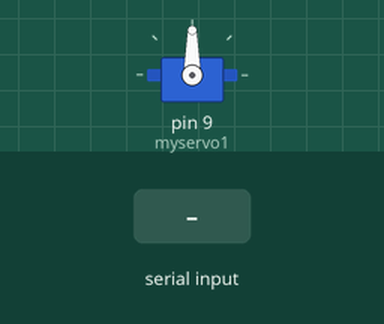
Simulated run of this sketch. Board: Arduino Uno, built with avr-gcc and run on an emulated ATmega328P. Parts: servo. Inputs (shaded band) come from the test bench.

Above: at 1.2 s.
1.3 s: "30,150\n" received over Serial
At 2.2 s:
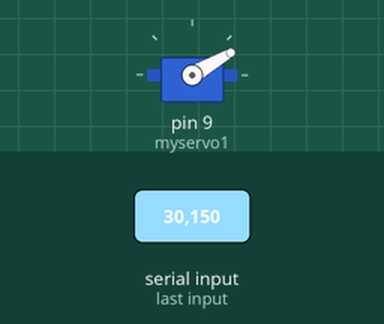
2.8 s: byte 10 ('\n') received over Serial
At 3.1 s:
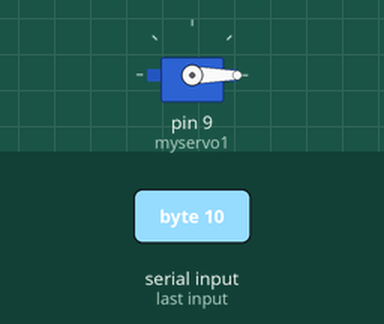
4.3 s: "200\n" received over Serial
At 5.5 s:
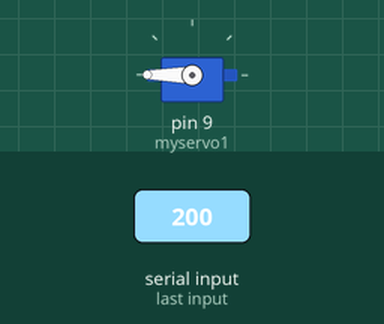
5.8 s: "90,45\n" received over Serial
At 6.8 s:
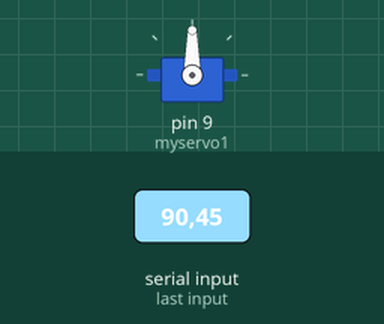
Timing chart, 0 to 8.3 s (numbered marks = the images above; inputs shaded):
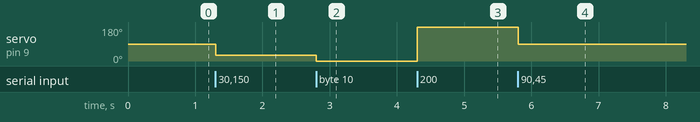

The sketch:

TD_to_arduino_servo.ino
```cpp
//
// Parse incoming messages consisting of three decimal values followed by a carriage return
//  Example  "12 34 56\n"
//  In TouchDesigner:     op('serial1').send("12 34 56", terminator="\n")
//
char buffer[16];   //maximum expected length
int len = 0;
#include <Servo.h>

Servo myservo1;

void setup()
{
  Serial.begin(9600);
  pinMode(9, OUTPUT);
  myservo1.attach(9);
}
void loop()
{
    if (Serial.available() > 0)
    {
        int incomingByte = Serial.read();
        buffer[len++] = incomingByte;
        //
        // check for overflow
        //
        if (len >= 16)
        {
            // overflow, resetting
            len = 0;
        }
        //
        // check for newline (end of message)
        //
        if (incomingByte == '\n')
        {
            int val1;
            int n = sscanf( buffer, "%d" , &val1 );
            if (n == 1)
            {
                //Serial.print(val1);
                myservo1.write(val1);
            }
            else
            {
                 // parsing error, reject
            }
            len = 0; // reset buffer counter
        }
    }
}
```

Measured:
- after the input at 1.3 s, servo on pin 9 (myservo1): 90° → 30° at once
- after the input at 2.8 s, servo on pin 9 (myservo1): 30° → 0° at once
- after the input at 4.3 s, servo on pin 9 (myservo1): 0° → 180° at once
- after the input at 5.8 s, servo on pin 9 (myservo1): 180° → 90° at once
